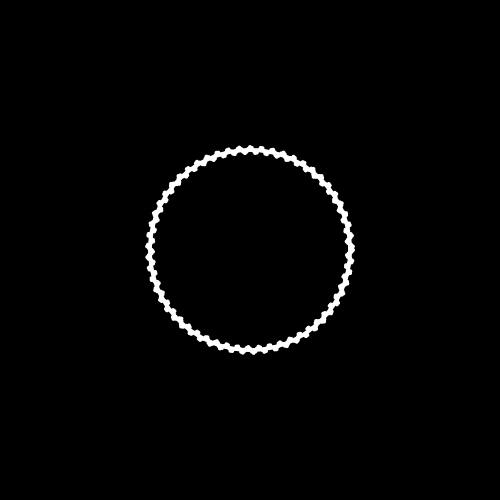
Frame 1 (no input)
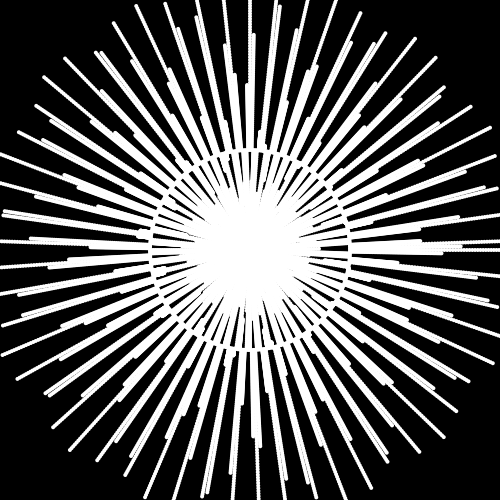
Frame 60 (the mouse pressed at the canvas centre just before this capture)
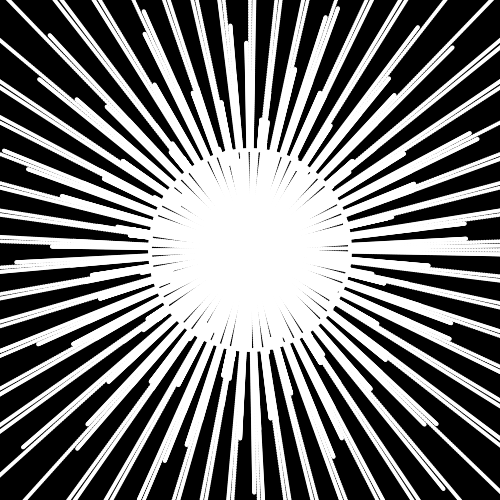
Frame 120 (the mouse held since frame 60 and released just before this capture)

The Processing sketch that drew these frames (run headless with seeded random() and noise(); from frame 60 on, the mouse is pressed at the canvas centre):

// Processing sketch: polardots
// ── polardots.pde

void setup(){
  size(500,500);
  background(0);
  noStroke();
  float theta = 0;
  float r = 50;
  translate(width/2, height/2);
  for(theta=0; theta<360; theta++){
    r = mouseX*cos(theta)+100;
    float x = r * cos(theta*(PI/180)); 
    float y = r * sin(theta*(PI/180));
    //line(0,0,x,y);
    circle(x,y,4);
  }
  
  // 
}
float spread = 0;
float movement = 1;
float max = 400;
void draw(){
  //if(mousePressed == true){
  //  setup();
  //}
  noStroke();
  clear();
  delay(10);
  //spread += movement;
  spread += 1;
  println(spread);
  float theta = 0;
  float r = 50;
  translate(width/2, height/2);
  for(theta=0; theta<360; theta++){
    //r = spread*cos(theta)+100;
    float spreader = 300*sin(spread/100);
    r = spreader*cos(theta)+100;
    float x = r * cos(theta*(PI/180)); 
    float y = r * sin(theta*(PI/180));
    //line(0,0,x,y);
    circle(x,y,4);
  }
  //if(spread > max || spread < -max) movement *= -1;
  
}
